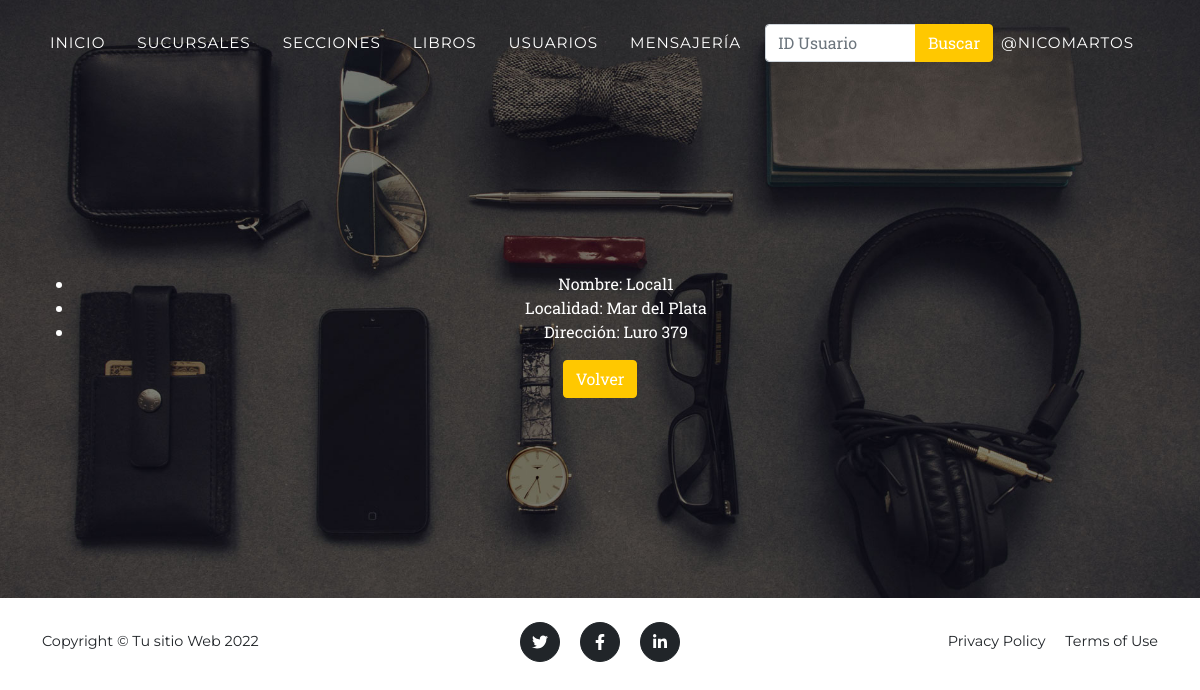
The app's page /BookApp/sucursales/view/8 (signed in) with its own data.
### AppEntrega1/models.py (models this page shows, shortened)
class Sucursal(models.Model):
    nombre = models.CharField(max_length=50, verbose_name='Nombre del local')
    localidad = models.CharField(max_length=50)
    direccion = models.CharField(max_length=50)

### AppEntrega1/views.py (the view)
# urls.py: path('sucursales/view/<pk>', SucursalDetailView.as_view(), name = 'sucursal_view'),
class SucursalDetailView(DetailView):
    model = Sucursal
    template_name = 'AppEntrega1/ver_sucursal.html'

### templates/AppEntrega1/ver_sucursal.html (shortened to what this page needs)
{% extends 'AppEntrega1/padre.html' %}
{% block respectivo1 %}
    <ul>
        <li> Nombre: {{sucursal.nombre}}</li>
        <li> Localidad: {{sucursal.localidad}}</li>
        <li> Dirección: {{sucursal.direccion}}</li>
    </ul>
    <a class="btn btn-primary" href="{% url 'sucursales' %}"> Volver </a>
{% endblock %}

### templates/AppEntrega1/padre.html (shortened to what this page needs)
<!DOCTYPE html>
<html lang="en">
    <head>
        {% load static %}
        <link href="{% static 'AppEntrega1/css/styles.css' %}" rel="stylesheet" />
    </head>
    <body id="page-top">
        <nav class="navbar navbar-expand-lg navbar-dark fixed-top" id="mainNav">
            <div class="container">
                <div class="collapse navbar-collapse" id="navbarResponsive">
                    <ul class="navbar-nav text-uppercase ms-auto py-4 py-lg-0">
                        <li class="nav-item"><a class="nav-link" href="{% url 'home' %}">Inicio</a>
                        <li class="nav-item"><a class="nav-link" href="{% url 'sucursales' %}">Sucursales</a></li>
                        <li class="nav-item"><a class="nav-link" href="{% url 'secciones' %}">Secciones</a></li>
                        <li class="nav-item"><a class="nav-link" href="{% url 'libros' %}">Libros</a></li>
                        <li class="nav-item"><a class="nav-link" href="{% url 'usuarios' %}">Usuarios</a></li>
                        <li class="nav-item"><a class="nav-link" href="{% url 'mensajeria' %}">Mensajería</a></li>
                        <form class="input-group mb-3" action="{% url 'buscar' %}" method="GET">
                            <input type="text" class="form-control" placeholder="ID Usuario" name="id_socio">
                            <button class="btn btn-primary" type="submit" href="{% url 'busqueda_usuario' %}">Buscar</button>
                        </form>
                        {% if not user.is_authenticated %}
                            <li class="nav-item"><a class="btn btn-primary" href="{% url 'home' %}">Login</a></li>
                        {% else %}
                            <li class="nav-item"><a class="nav-link" href="{% url 'mi_perfil' %}">@{{user.username}}</a></li>
                        {% endif %}
                    </ul>
                </div>
            </div>
        </nav>
        <header class="masthead">
            <div class="container">
               {% block respectivo1 %}
               {% endblock %}
            </div>
        </header>
        <footer class="footer py-4">
            <div class="container">
                <div class="row align-items-center">
                    <div class="col-lg-4 text-lg-start">Copyright &copy; Tu sitio Web 2022</div>
                    <div class="col-lg-4 my-3 my-lg-0">
                        <a class="btn btn-dark btn-social mx-2" href="https://www.twitter.com/"><i class="fab fa-twitter"></i></a>
                        <a class="btn btn-dark btn-social mx-2" href="https://www.facebook.com/"><i class="fab fa-facebook-f"></i></a>
                        <a class="btn btn-dark btn-social mx-2" href="https://www.linkedin.com/"><i class="fab fa-linkedin-in"></i></a>
                    </div>
                    <div class="col-lg-4 text-lg-end">
                        <a class="link-dark text-decoration-none me-3" href="{% url 'pagina_construccion' %}">Privacy Policy</a>
                        <a class="link-dark text-decoration-none" href="{% url 'pagina_construccion' %}">Terms of Use</a>
                    </div>
                </div>
            </div>
        </footer>

### records on screen
Sucursal: nombre "Local1", localidad "Mar del Plata", direccion "Luro 379"

### other values on screen
{{ user.username }} "NICOMARTOS"
